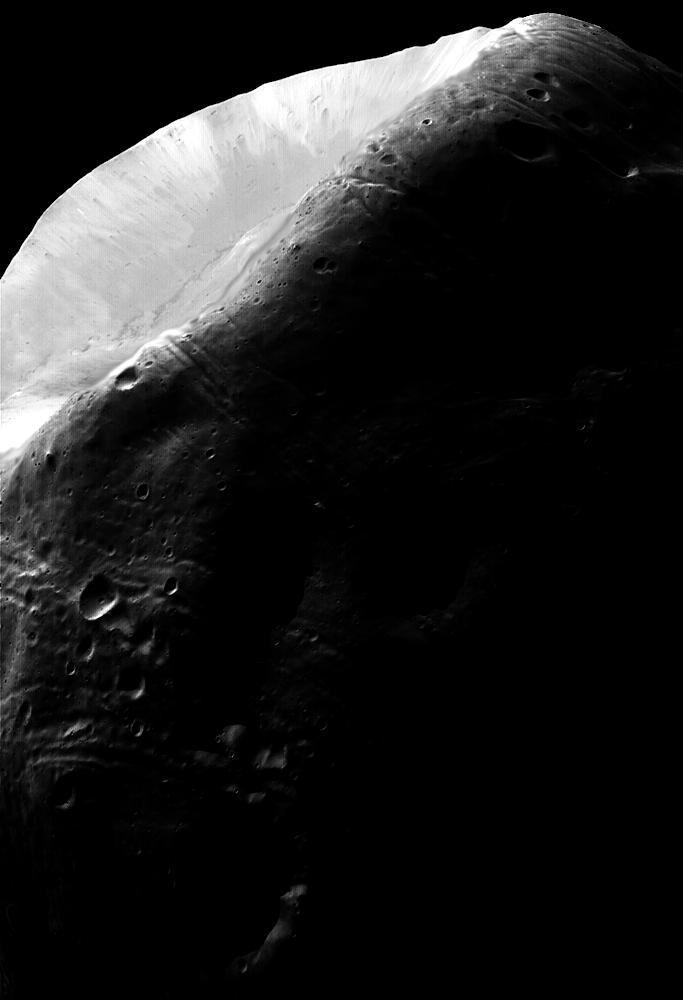
#> input picture images/phobos.jpg, 683 x 1000 px, given in place of phobos.png, which was not available
$ python histogram_matching.py
#> lines starting #> are read from the running program, lines starting #| are printed output that depends on the picture; pictures that were not available may be replaced by others from this repository, and a replacement may not be noted
#> further down, source is the input picture: shape (1000, 683) float64; min 0, max 1, mean 0.125
import numpy as np
import matplotlib.pyplot as plt
from skimage.io import imread
from skimage.util import img_as_float
from skimage.exposure import match_histograms

def custom_hist_match(source, target):
    """
    Adjust the pixel values of source to match the histogram of target

    Parameters:
    -----------
    source : ndarray
        Image to transform
    target : ndarray
        Reference image

    Returns:
    --------
    matched : ndarray
        The transformed source image
    """
    # Compute histograms and CDFs
    src_hist, src_bins = np.histogram(source.flatten(), bins=256, range=(0, 1), density=True)
#> src_hist = 256 values, max 156.3 at index 0, min 0.0588 at index 144, mean 1; src_bins = 257 values from 0 to 1
    tgt_hist, tgt_bins = np.histogram(target.flatten(), bins=256, range=(0, 1), density=True)
#> tgt_hist = 256 values, max 2.39 at index 77, min 0.0199 at index 255, mean 1; tgt_bins = 257 values from 0 to 1

    # Calculate CDFs
    src_cdf = np.cumsum(src_hist)
#> src_cdf = 256 values from 156.3 to 256
    src_cdf = src_cdf / src_cdf[-1]  # Normalize
#> src_cdf = 256 values from 0.61 to 1

    tgt_cdf = np.cumsum(tgt_hist)
#> tgt_cdf = 256 values from 0.0244 to 256
    tgt_cdf = tgt_cdf / tgt_cdf[-1]  # Normalize
#> tgt_cdf = 256 values from 9.52e-05 to 1

    # Step 1: Map source pixel to its CDF value
    src_mapped = np.interp(source.flatten(), src_bins[:-1], src_cdf)

    # Step 2: Find the corresponding intensity in target using inverse CDF
    # Create a mapping from CDF values back to pixel intensities in target
    inv_map = np.zeros_like(src_cdf)
#> inv_map = 256 values from 0 to 0
    for i, v in enumerate(tgt_cdf):
        # Find where each cdf value would be in the source cdf
        idx = np.searchsorted(src_cdf, v)
        if idx >= len(src_cdf):
            idx = len(src_cdf) - 1
        inv_map[i] = src_bins[idx]
#> this loop made 256 passes
#> v on passes 1 to 3: 9.52e-05, 0.000214, 0.000329
#> after the loop, inv_map = 256 values from 0 to 0.996

    # Apply the mapping to get matched image
    matched = np.interp(src_mapped, tgt_cdf, tgt_bins[:-1])

    return matched.reshape(source.shape)
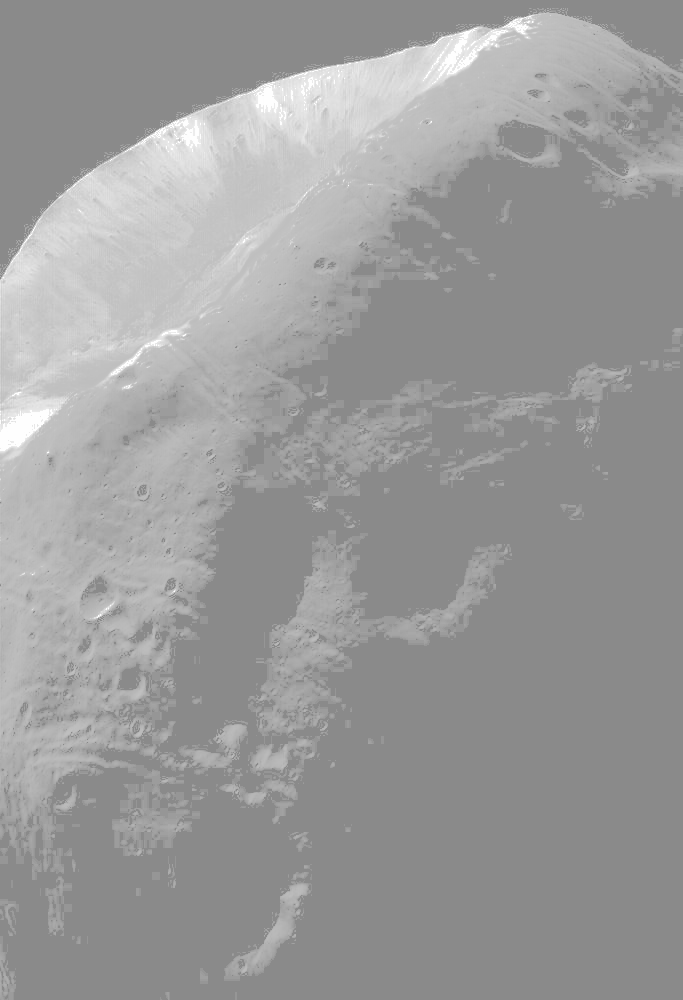
#> returned value: shape (1000, 683) float64; min 0.543, max 0.996, mean 0.609

# Load images
try:
    # Try to load Phobos image as source
    source = img_as_float(imread('../images/phobos.png', as_gray=True))
    source_name = 'Phobos'
except:
    # Fallback to osteoblast
    source = img_as_float(imread('../images/osteoblaste.jpg', as_gray=True))
    source_name = 'Osteoblast'

# Create a bimodal target histogram (synthetic image with bimodal distribution)
x = np.linspace(0, 1, 256)
# Bimodal distribution with peaks at 0.3 and 0.7
bimodal_hist = np.exp(-50 * (x - 0.3)**2) + 0.7 * np.exp(-50 * (x - 0.7)**2)
bimodal_hist = bimodal_hist / np.sum(bimodal_hist)  # Normalize

# Create a synthetic target image with this histogram
target = np.random.choice(x, size=source.shape, p=bimodal_hist)

# Apply histogram matching
custom_matched = custom_hist_match(source, target)
skimage_matched = match_histograms(source, target)

# Plot results
fig, axes = plt.subplots(3, 3, figsize=(15, 12))

# Source image and histogram
axes[0, 0].imshow(source, cmap='gray')
axes[0, 0].set_title(f'Source: {source_name}')
axes[0, 0].axis('off')

axes[0, 1].hist(source.flatten(), bins=256, range=(0, 1), color='black')
axes[0, 1].set_title('Source Histogram')
axes[0, 1].set_xlim([0, 1])

# Target histogram
axes[1, 0].imshow(target, cmap='gray')
axes[1, 0].set_title('Target (Bimodal)')
axes[1, 0].axis('off')

axes[1, 1].hist(target.flatten(), bins=256, range=(0, 1), color='black')
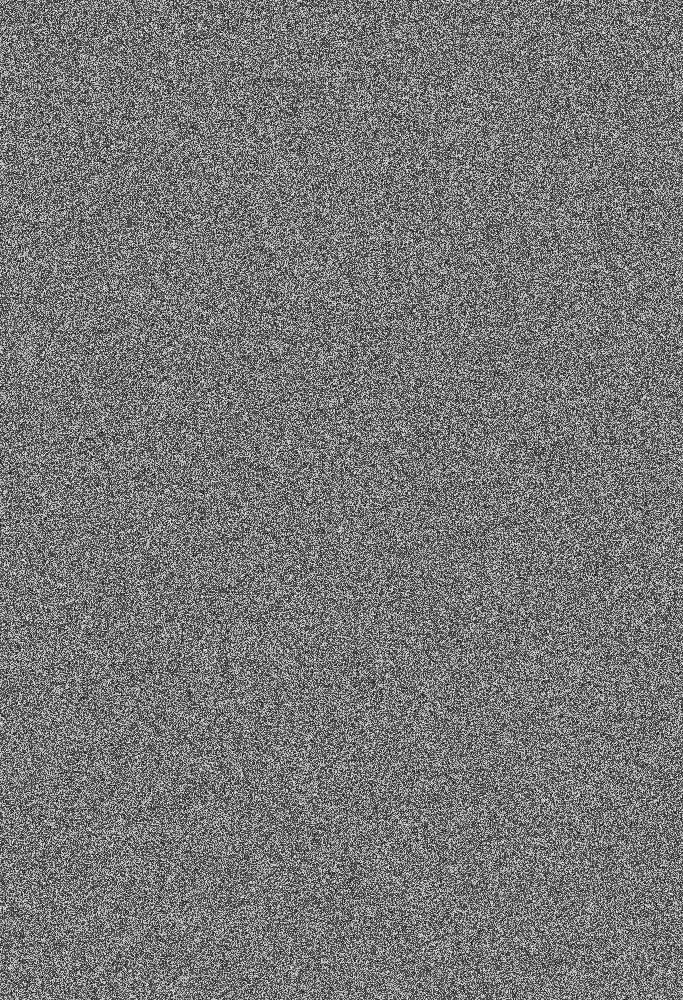
#> target: shape (1000, 683) float64; min 0, max 1, mean 0.465
axes[1, 1].set_title('Target Histogram (Bimodal)')
axes[1, 1].set_xlim([0, 1])

# Custom matched
axes[2, 0].imshow(custom_matched, cmap='gray')
axes[2, 0].set_title('Custom Histogram Matching')
axes[2, 0].axis('off')

axes[2, 1].hist(custom_matched.flatten(), bins=256, range=(0, 1), color='black')
axes[2, 1].set_title('Custom Matched Histogram')
axes[2, 1].set_xlim([0, 1])

# Scikit-image matched
axes[0, 2].imshow(skimage_matched, cmap='gray')
axes[0, 2].set_title('Scikit-image Matched')
axes[0, 2].axis('off')

axes[1, 2].hist(skimage_matched.flatten(), bins=256, range=(0, 1), color='black')
axes[1, 2].set_title('Scikit-image Matched Histogram')
axes[1, 2].set_xlim([0, 1])

# Plot the matching CDFs
axes[2, 2].plot(x, np.cumsum(bimodal_hist), 'r-', label='Target CDF')
axes[2, 2].set_title('Cumulative Distribution Functions')
axes[2, 2].set_xlabel('Intensity')
axes[2, 2].set_ylabel('CDF')
axes[2, 2].legend()

plt.tight_layout()
plt.show()
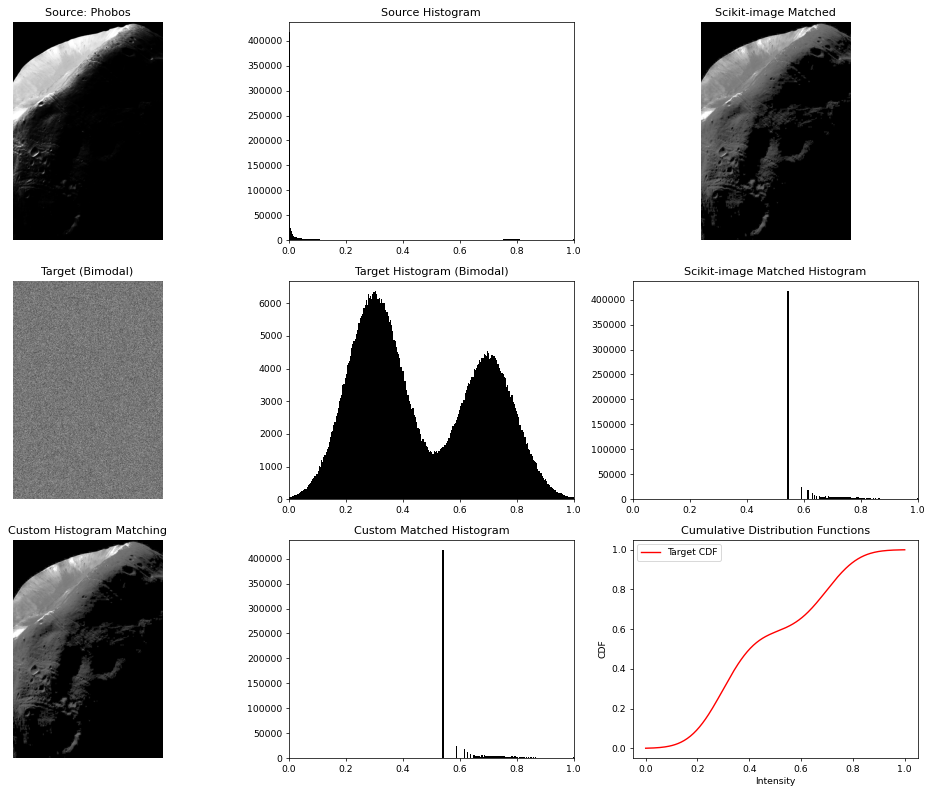
#> figure drawn by matplotlib, 9 panels; panel 2: tallest bar 416871 high, from x = 0 to 0.00391; panel 5: tallest bar 6369 high, from x = 0.301 to 0.305; panel 6: tallest bar 416871 high, from x = 0.543 to 0.547; panel 8: tallest bar 416871 high, from x = 0.539 to 0.543
